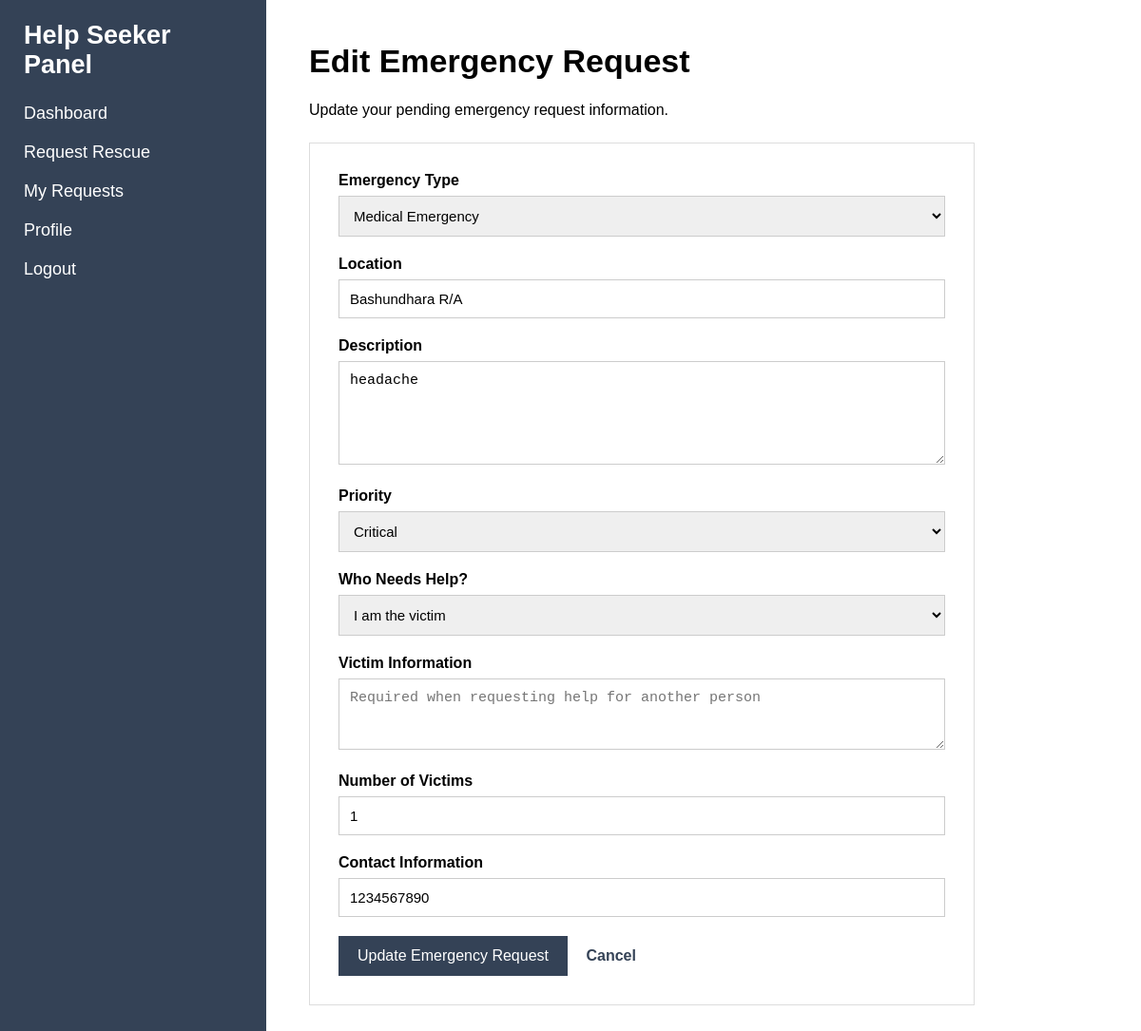
Page /index.php?page=helpseeker-request-edit&id=2 (signed in) on the committed database.
### tables this page shows
CREATE TABLE `emergency_requests` (
  `id` int(11) NOT NULL,
  `help_seeker_id` int(11) NOT NULL,
  `emergency_type` varchar(50) NOT NULL,
  `location` varchar(255) NOT NULL,
  `description` text NOT NULL,
  `priority` enum('low','medium','high','critical') NOT NULL DEFAULT 'medium',
  `victim_type` enum('self','other') NOT NULL DEFAULT 'self',
  `victim_information` text DEFAULT NULL,
  `victim_count` int(11) NOT NULL DEFAULT 1,
  `contact_information` varchar(150) NOT NULL,
  `status` enum('pending','assigned','ongoing','completed','cancelled') NOT NULL DEFAULT 'pending',
  `created_at` timestamp NOT NULL DEFAULT current_timestamp(),
  `updated_at` timestamp NOT NULL DEFAULT current_timestamp() ON UPDATE current_timestamp(),
  `volunteer_id` int(11) DEFAULT NULL,
  `accepted_at` datetime DEFAULT NULL
);

### models/HelpSeekerModel.php (called while the page is built, shortened)
<?php
function getHelpSeekerRequestById(
    $conn,
    $request_id,
    $help_seeker_id
) {
    $sql = "SELECT *
            FROM emergency_requests
            WHERE id = ?
            AND help_seeker_id = ?
            LIMIT 1";
    $stmt = mysqli_prepare(
        $conn,
        $sql
    );
    mysqli_stmt_bind_param(
        $stmt,
        "ii",
        $request_id,
        $help_seeker_id
    );
    mysqli_stmt_execute($stmt);
    $result =
        mysqli_stmt_get_result($stmt);
    $request =
        mysqli_fetch_assoc($result);
    return $request;
}

### views/helpseeker/edit_request.php (the view, shortened to what this page needs)
<!DOCTYPE html>
<html lang="en">
<head>
</head>
<body>
<div class="layout">
    <div class="sidebar">
        <h1>Help Seeker Panel</h1>
        <a href="index.php?page=helpseeker-dashboard">
            Dashboard
        </a>
        <a href="index.php?page=helpseeker-request-create">
            Request Rescue
        </a>
        <a href="index.php?page=helpseeker-requests">
            My Requests
        </a>
        <a href="#">
            Profile
        </a>
        <a href="index.php?page=logout">
            Logout
        </a>
    </div>
    <div class="main">
        <h1>Edit Emergency Request</h1>
        <p>
            Update your pending emergency request information.
        </p>
        <div class="form-box">
            <form
                method="POST"
                action="index.php?page=helpseeker-request-edit&id=<?php
                    echo (int)$request_id;
                ?>"
                id="helpSeekerEditRequestForm"
            >
                <div class="form-group">
                    <label for="emergency_type">
                        Emergency Type
                    </label>
                    <select
                        id="emergency_type"
                        name="emergency_type"
                        required
                    >
                        <option
                            value="medical"
                            <?php
                            echo (
                                ($request['emergency_type'] ?? '') ===
                                'medical'
                            )
                                ? 'selected'
                                : '';
                            ?>
                        >
                            Medical Emergency
                        </option>
                    </select>
                </div>
                <div class="form-group">
                    <label for="location">
                        Location
                    </label>
                    <input
                        type="text"
                        id="location"
                        name="location"
                        maxlength="255"
                        value="<?php
                            echo htmlspecialchars(
                                $request['location'] ?? '',
                                ENT_QUOTES,
                                'UTF-8'
                            );
                        ?>"
                        required
                    >
                </div>
                <div class="form-group">
                    <label for="description">
                        Description
                    </label>
                    <textarea
                        id="description"
                        name="description"
                        rows="5"
                        required
                    ><?php
                        echo htmlspecialchars(
                            $request['description'] ?? '',
                            ENT_QUOTES,
                            'UTF-8'
                        );
                    ?></textarea>
                </div>
                <div class="form-group">
                    <label for="priority">
                        Priority
                    </label>
                    <select
                        id="priority"
                        name="priority"
                        required
                    >
                        <option
                            value="critical"
                            <?php
                            echo (
                                ($request['priority'] ?? '') ===
                                'critical'
                            )
                                ? 'selected'
                                : '';
                            ?>
                        >
                            Critical
                        </option>
                    </select>
                </div>
                <div class="form-group">
                    <label for="victim_type">
                        Who Needs Help?
                    </label>
                    <select
                        id="victim_type"
                        name="victim_type"
                        required
                    >
                        <option
                            value="self"
                            <?php
                            echo (
                                ($request['victim_type'] ?? '') ===
                                'self'
                            )
                                ? 'selected'
                                : '';
                            ?>
                        >
                            I am the victim
                        </option>
                    </select>
                </div>
                <div class="form-group">
                    <label for="victim_information">
                        Victim Information
                    </label>
                    <textarea
                        id="victim_information"
                        name="victim_information"
                        rows="3"
                        placeholder="Required when requesting help for another person"
                    ><?php
                    ?></textarea>
                </div>
                <div class="form-group">
                    <label for="victim_count">
                        Number of Victims
                    </label>
                    <input
                        type="number"
                        id="victim_count"
                        name="victim_count"
                        min="1"
                        value="<?php
                            echo (int)(
                                $request['victim_count']
                                ?? 1
                            );
                        ?>"
                        required
                    >
                </div>
                <div class="form-group">
                    <label for="contact_information">
                        Contact Information
                    </label>
                    <input
                        type="text"
                        id="contact_information"
                        name="contact_information"
                        maxlength="150"
                        value="<?php
                            echo htmlspecialchars(
                                $request['contact_information'] ?? '',
                                ENT_QUOTES,
                                'UTF-8'
                            );
                        ?>"
                        required
                    >
                </div>
                <button type="submit">
                    Update Emergency Request
                </button>
                <a
                    class="back-link"
                    href="index.php?page=helpseeker-request-view&id=<?php
                        echo (int)$request_id;
                    ?>"
                >
                    Cancel
                </a>
            </form>
        </div>
    </div>
</div>
</body>
</html>

### views/helpseeker/edit_request.php (style rules this page uses)
* { box-sizing: border-box; }
body { margin: 0; font-family: Arial, sans-serif; background: #f5f5f5; }
.layout { display: flex; min-height: 100vh; }
.sidebar { width: 280px; background: #344256; color: white; padding: 22px 25px; min-height: 100vh; }
.sidebar h1 { margin: 0 0 25px 0; font-size: 27px; }
.sidebar a { display: block; color: white; text-decoration: none; font-size: 18px; margin-bottom: 20px; }
.main { flex: 1; background: white; padding: 45px; }
.main h1 { margin-top: 0; font-size: 34px; }
.form-box { max-width: 700px; border: 1px solid #ddd; padding: 30px; margin-top: 25px; }
.form-group { margin-bottom: 20px; }
label { display: block; font-weight: bold; margin-bottom: 7px; }
input, select, textarea { width: 100%; padding: 11px; border: 1px solid #ccc; font-size: 15px; }
textarea { resize: vertical; }
button { padding: 12px 20px; background: #344256; color: white; border: none; cursor: pointer; font-size: 16px; }
.back-link { display: inline-block; margin-left: 15px; color: #344256; text-decoration: none; font-weight: bold; }

### rows in the picture
emergency_requests: emergency_type "Medical Emergency", location "Bashundhara R/A", description "headache", priority "Critical", victim_type "I am the victim", victim_count "1", contact_information "1234567890"
